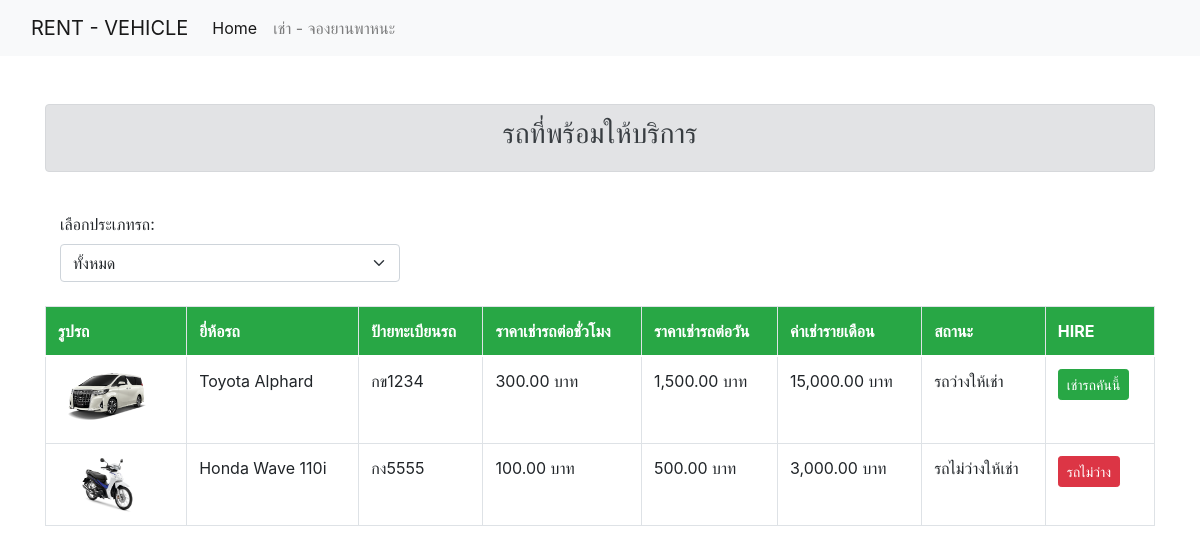
The app's page /car.php with its own data.
### tables this page shows
CREATE TABLE `car` (
  `car_id` int(11) NOT NULL,
  `car_name` varchar(100) NOT NULL,
  `car_nameplate` varchar(50) NOT NULL,
  `car_img` varchar(255) NOT NULL,
  `ac_price` decimal(10,2) NOT NULL,
  `ac_price_per_day` decimal(10,2) NOT NULL,
  `non_ac_price_per_day` decimal(10,2) NOT NULL,
  `car_availability` varchar(50) NOT NULL,
  `type_id` int(11) NOT NULL
);

### car.php (the view, shortened to what this page needs)
<!DOCTYPE html>
<html lang="en">
<head>
    <link rel="stylesheet" href="https://cdn.jsdelivr.net/npm/bootstrap@5.0.0/dist/css/bootstrap.min.css">
</head>
<body>
    <?php
    include 'menu.php';
    ?>
    <div class="container mt-5">
        <div class="alert alert-secondary text-center" role="alert">
            <h3>รถที่พร้อมให้บริการ</h3>
        </div>
        <br>
        <form class="mb-4 d-flex align-items-end">
            <div class="col-md-4">
                <label for="typeDropdown">เลือกประเภทรถ: </label>
                <select id="typeDropdown" name="type" class="form-select">
                    <option value="">ทั้งหมด</option>
                </select>
            </div>
        </form>
        <?php
        include 'connect.php';
        if (isset($_GET['type']) && is_numeric($_GET['type'])) {
            $selectedType = $_GET['type'];
            $sql = "SELECT * FROM car WHERE type_id = $selectedType";
        } else {
            $sql = "SELECT * FROM car";
        }
        $result = mysqli_query($connection, $sql);
        if (mysqli_num_rows($result) > 0) {
            echo '<div class="table-responsive">';
            echo '<table class="table table-bordered">';
            echo '<thead class="bg-success text-white">';
            echo '<tr>';
            echo '<th style="white-space: nowrap;">รูปรถ</th>';
            echo '<th style="white-space: nowrap;">ยี่ห้อรถ</th>';
            echo '<th style="white-space: nowrap;">ป้ายทะเบียนรถ</th>';
            echo '<th style="white-space: nowrap;">ราคาเช่ารถต่อชั่วโมง</th>';
            echo '<th style="white-space: nowrap;">ราคาเช่ารถต่อวัน</th>';
            echo '<th style="white-space: nowrap;">ค่าเช่ารายเดือน</th>';
            echo '<th style="white-space: nowrap;">สถานะ</th>';
            echo '<th style="white-space: nowrap;">HIRE</th>';
            echo '</tr>';
            echo '</thead>';
            while ($row = mysqli_fetch_assoc($result)) {
                echo '<tr>';
                echo '<td><img src="' . $row['car_img'] . '" alt="' . $row['car_name'] . '" class="img-fluid" style="max-width: 100px;"></td>';
                echo '<td>' . $row['car_name'] . '</td>';
                echo '<td>' . $row['car_nameplate'] . '</td>';
                echo '<td>' . number_format($row['ac_price'], 2) . ' บาท</td>';
                echo '<td>' . number_format($row['ac_price_per_day'], 2) . ' บาท</td>';
                echo '<td>' . number_format($row['non_ac_price_per_day'], 2) . ' บาท</td>';
                echo '<td>' . $row['car_availability'] . '</td>';
                if ($row['car_availability'] === 'รถว่างให้เช่า') {
                    echo '<td><a href="booking.php?car_id=' . $row['car_id'] . '" class="btn btn-success btn-sm">เช่ารถคันนี้</a></td>';
                } else {
                    echo '<td><button id="warningButton" class="btn btn-danger btn-sm blinking">รถไม่ว่าง</button></td>';
                }
                echo '</tr>';
            }
            echo '</table>';
            echo '</div>';
        } else {
            echo '<p class="text-center">ไม่พบข้อมูลรถ</p>';
        }
        ?>
    </div>
</body>
</html>

### menu.php (shortened to what this page needs)
<!DOCTYPE html>
<html lang="en">
<head>
    <link rel="stylesheet" href="https://stackpath.bootstrapcdn.com/bootstrap/4.5.2/css/bootstrap.min.css">
</head>
<body>
    <nav class="navbar navbar-expand-lg navbar-light bg-light">
        <div class="container-fluid">
            <a class="navbar-brand" href="#">RENT - VEHICLE</a>
            <div class="collapse navbar-collapse" id="navbarSupportedContent">
                <ul class="navbar-nav me-auto mb-2 mb-lg-0">
                    <li class="nav-item">
                        <a class="nav-link active" aria-current="page" href="index.php">Home</a>
                    </li>
                    <li class="nav-item">
                        <a class="nav-link" href="car.php">เช่า - จองยานพาหนะ</a>
                    </li>
                </ul>
            </div>
        </div>
    </nav>
</body>
</html>

### car.php (style rules this page uses)
.blinking { animation: blink 2s infinite; }

### records on screen
car: car_img (picture), car_name "Toyota Alphard", car_nameplate "กข1234", ac_price "300.00", ac_price_per_day "1,500.00", non_ac_price_per_day "15,000.00", car_availability "รถว่างให้เช่า"
car: car_img (picture), car_name "Honda Wave 110i", car_nameplate "กง5555", ac_price "100.00", ac_price_per_day "500.00", non_ac_price_per_day "3,000.00", car_availability "รถไม่ว่างให้เช่า"
